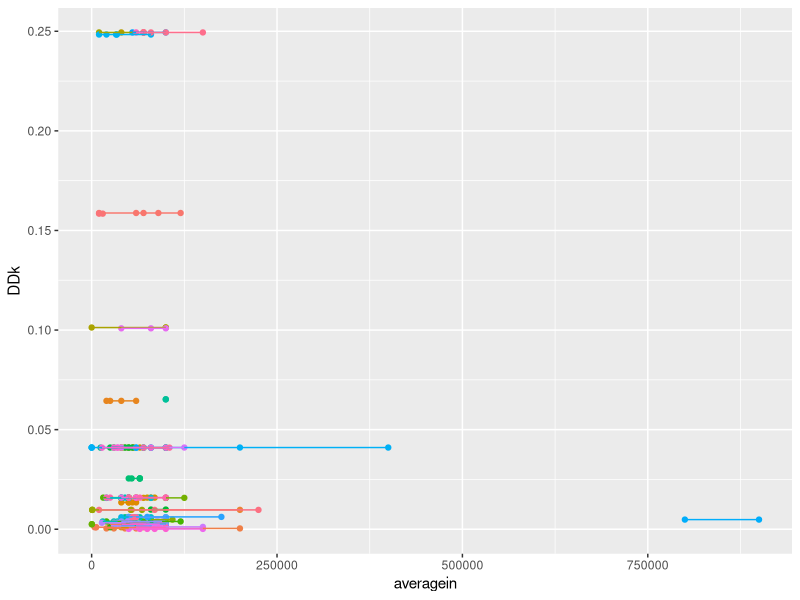
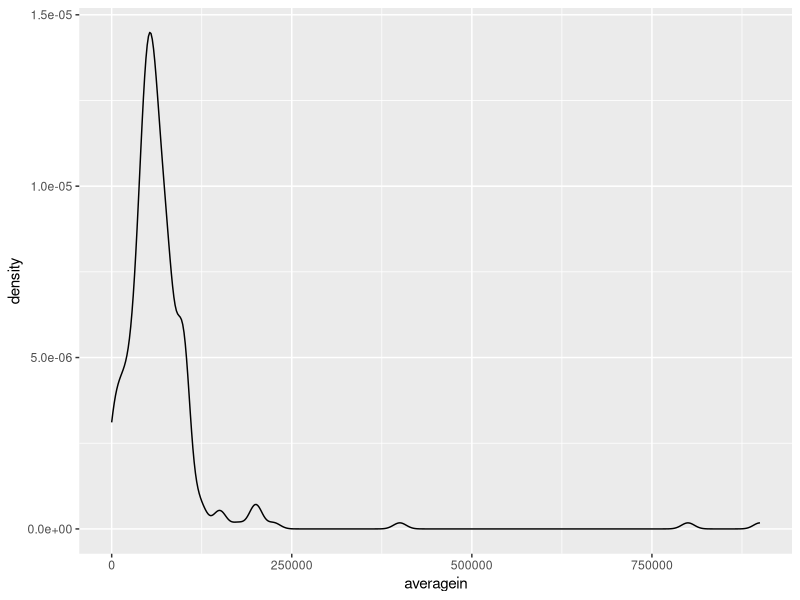

Reproduce these figures in R, in order. (Note: this script raises an error after producing the figures.)
## 958 final project
## R script to clean data and run analyses
## Luke Watson 
## Jacob Wilson
## 
## init: 10/16/24
## 
## PLAN:
## 1. create informative averages of each of the life history variables based 
## on when the person lived in that location
##  a. early critical period hypothesis: earlier life experiences hold more 
##  weight than later, create weighted average that weights more recent exper-
##  iences lower
##  b. recency hypothesis: most recent life experience influences psychology 
##  more, create weighted average that weights more recent experiences higher
##  c. consider whether to transform the data before weighting or after 
##  
## 2. create two models, a simple linear model and a generalized linear model
## using gamma error distribution and a log link with all predictors for both
## hypotheses
##  a. linear model could utilize a log transformation and/or no transformation
##  to be a really shitty model
##  b. check assumptions using performance and go with the better model that 
##  matches those best (AIC will not be helpful)
##  c. report results (tables, figures, etc.)
##
## 3. to avoid overfitting given there will be about 10 or so predictors, 
## we will use k-fold cross validation for the preferred model to ensure that
## the model validates well within the dataset 
##  a. report results of robustness



# load libraries ----------------------------------------------------------

library(tidyverse)
library(readxl) # read xlsx files
library(haven)
library(lme4)
library(MASS)

# load and view data ------------------------------------------------------

LHS_wide <- read_xlsx("data/Final Project Data_wide.xlsx")
LHS_long <- read_xlsx("data/Final Project Data_long.xlsx")
attach(LHS_wide)

# ggplot
LHS_long |> 
  ggplot(aes(x = averagein, y = DDk, color = as.factor(ResponseId))) +
  geom_point() +
  geom_line() +
  theme(legend.position = "none")

LHS_long |> 
  ggplot(aes(x = averagein)) +
  geom_density()

# NOTES FROM MIKE:
# mike suggests reducing each subjects location/life history data down to 
# aggregate means for each predictor (income, density, sr, le), or if you want 
# to include all of those locations, could find a way to weight each of the 
# predictor estimates of each subject (like more recent experience being 
# weighted more or earlier experiences being weighted more)

# Suggestions for complex techniques we could use:
# b/c data is highly skewed, could use bootstrapping for regression weights 
# between adjusted and non-adjusted predictor models to see how the variability 
# in estimates change as outliers are excluded and excluded in the bootstrapped 
# samples 
# 
# use cross-validation to see how the model fits (encouraged to do at least one of
# cross validation or bootstrapping, one is fine)
# 
# 


# take a look at variables with colnames, str, and summary
  colnames(LHS_long)
  str(LHS_long) # variable types
  summary(LHS_long)
  
# Variables Checks-------------------------------------------------------
#Transformations
  log.av.in <- log(averagein)
  sqrt.av.in <- sqrt(averagein)
  log.dens <- log(dens)
  sqrt.SR <- sqrt(SR)
  sq.LE <- LE*LE
  logDD <- log(DDk)
#Income
  hist(averagein) #pretty bad
  hist(log.av.in)
  hist(sqrt.av.in)
    #shit bro, i guess sqrt?

#Density
  hist(dens) #oof
  hist(log.dens)
   #looks good

#Sex Ratio
  hist(SR) #not bad
  hist(sqrt.SR) #slightly better? may be unnecessary

#Life Expectancy
  hist(LE)
  hist(sq.LE) #not bad

#Mixed models had trouble converging, I tried normalizing to fix
  mean(sqrt.av.in, na.rm = T)
  sd(sqrt.av.in, na.rm = T)
  mean(log.dens, na.rm = T)
  sd(log.dens, na.rm = T)
  mean(sqrt.SR, na.rm = T)
  sd(sqrt.SR, na.rm = T)
  mean(sq.LE, na.rm = T)
  sd(sq.LE, na.rm = T)

  z.t.in <- (sqrt.av.in-241.8432)/103.3245
  z.t.dens <- (log.dens-5.74259)/2.335453
  z.t.SR <- (sqrt.SR-7.333837)/0.6604219
  z.t.LE <- (sq.LE-5515.567)/2013.024
# Linear Analysis ---------------------------------------------------------

#linear model, I think this is all we need
  badmodel <- lm(DDk~sqrt.av.in+log.dens+sqrt.SR+sq.LE, data=LHS_long)
    summary(badmodel)

  #Might be nice to have the mixed effects models of the linear analysis for comparison
      badmodelz <- lmer(DDk~z.t.in+z.t.dens+z.t.SR+z.t.LE+(1|ResponseId), data=LHS_long)
       summary(badmodelz)
          #t-values are equal to 0, not sure what's going on
       
      testmodel <- lmer(DDk~z.t.in+z.t.dens+z.t.SR+z.t.LE+(1|ResponseId:locationid), data=LHS_long)
        #this produces better estimates, so I think this might be the correct RE structure 
        #but it also introduces convergence issues.
      
# Generalized Linear Analysis ---------------------------------------------
  goodmodel <- glmer(DDk~sqrt.av.in+log.dens+sqrt.SR+sq.LE+(1|ResponseId), data=LHS_long, family=Gamma(link="log"))
    summary(goodmodel)
      #this also looks awful

  #Here I try to fix by normalizing predictors
    goodmodelz <- glmer(DDk~z.t.in+z.t.dens+z.t.SR+z.t.LE+(1|ResponseId), data=LHS_long, family=Gamma(link="log"))
      summary(goodmodelz)
        #didn't help

    testmodel2 <- glmer(DDk~z.t.in+z.t.dens+z.t.SR+z.t.LE+(1|ResponseId:locationid), data=LHS_long, family=Gamma(link="log"))
      summary(testmodel2)
        #looks better but convergence issues
